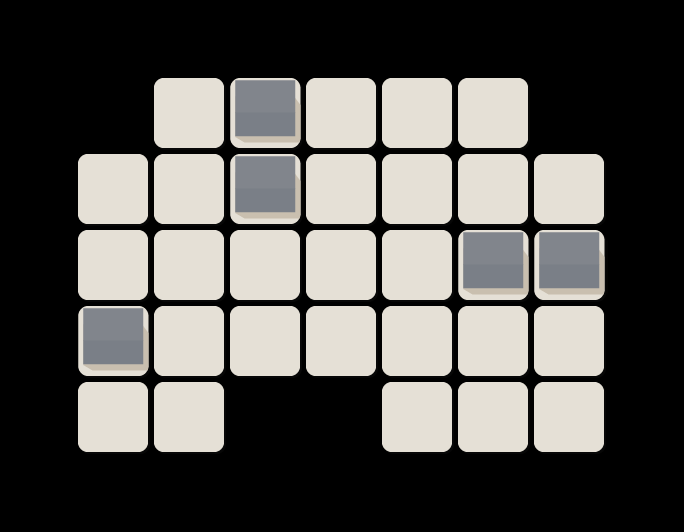

Below is a game level as drawn by its tile map, then a one-line description and the .tmx file that defines it, in full:
An orthogonal 9x7 tile map with 76x76 px tiles, 1 tile layer (Tiles).

<map version="1.0" tiledversion="1.1.4" orientation="orthogonal" renderorder="right-down" width="9" height="7" tilewidth="76" tileheight="76" infinite="0" nextobjectid="17">
 <tileset firstgid="1" name="map-tiles" tilewidth="76" tileheight="76" tilecount="3" columns="3">
  <image source="map-tiles.png" width="228" height="76" />
 </tileset>
 <layer name="Tiles" width="9" height="7">
  <data encoding="csv">
0,0,0,0,0,0,0,0,0,
0,0,2,3,2,2,2,0,0,
0,2,2,3,2,2,2,2,0,
0,2,2,2,2,2,3,3,0,
0,3,2,2,2,2,2,2,0,
0,2,2,0,0,2,2,2,0,
0,0,0,0,0,0,0,0,0
</data>
 </layer>
</map>
